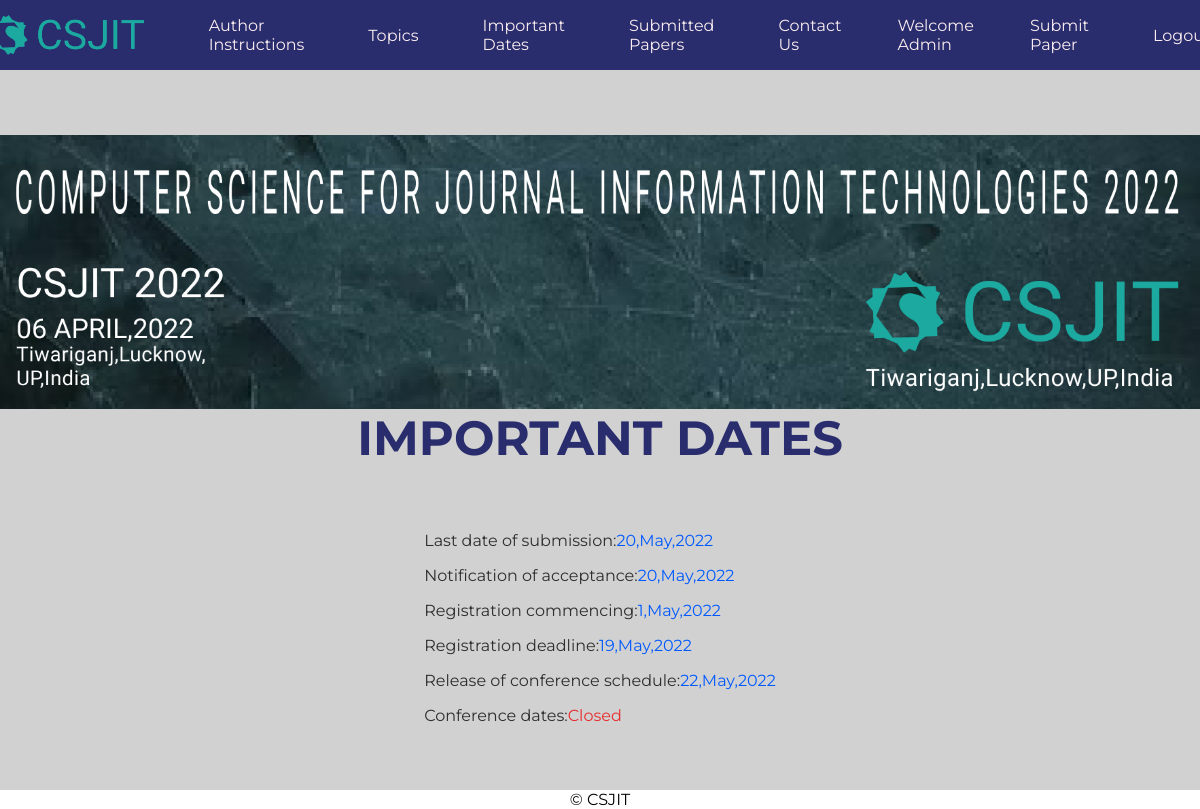
/dates/ (signed in), run on the app's committed database.
### app/models.py (models this page shows, shortened)
class date(models.Model):
    date_id=models.AutoField(primary_key=True)
    title=models.CharField(max_length=40)
    date=models.CharField(max_length=20)

### app/views.py (the view)
# urls.py: path('dates/',views.dates,name='dates'),
def dates(request):
    alldates = date.objects.all()
    return render(
        request,'dates.html',{'dates':alldates}
    )

### templates/dates.html
{% extends 'base.html' %}
{% block dates %}
<h1>
    IMPORTANT DATES
</h1>
<div class="dates">
    {% for date in dates %}
    <p>{{date.title}}:<span>{{date.date}}</span></p>
{% endfor %}
    <p>Conference dates:<span class='closed'>Closed</span></p>
</div>
{% endblock  %}

### templates/header.html
{%load static%}
{% block header %}
<nav>
  <a href="/">
    <img class="" src={% static "assets/csjit_header.png"%} alt="">
  </a>
  <a href="/instructions"> Author instructions </a>
  <a href="/topics"> Topics </a>
  <a href="/dates"> Important dates </a>
  <a href="/papers">Submitted papers </a>
  <a href="/contact"> Contact us </a>
  {% if user.is_authenticated %}
  Welcome {{request.user.username}}
  <a href="/submit-paper"> submit paper </a>
  <a href="/logout"> logout </a>
  {% else %}
  <a href="/register"> Register </a>
  <a href="/login"> login </a>
  {% endif %}
</nav>
{% endblock %}

### static/css/index.css (style rules this page uses)
* { margin: 0; padding: 0; font-family: "Montserrat", sans-serif; }
a { text-decoration: none; color: inherit; }
body { min-height: 100vh; }
nav { display: flex; align-items: center; justify-content: center; gap: 3rem; height: 70px; background: #292c6d; color: #faedf0; text-transform: capitalize; }
nav img { height: 3rem; }
nav a { display: flex; align-items: center; justify-content: center; padding: 0.5em; background: #292c6d; transition: all 0.5s ease-in-out; }
main h1 { color: #292c6d; font-size: 3em; margin-bottom: 4rem; }

### static/css/pages.css (style rules this page uses)
.dates { display: flex; flex-direction: column; gap: 1em; }
.dates p { color: rgb(46, 46, 46); }
.dates p span { color:rgb(0, 89, 255); }
.dates p .closed { color: rgb(232, 45, 45) !important; }

### data on the page
date: title "Last date of submission", date "20,May,2022"
date: title "Notification of acceptance", date "20,May,2022"
date: title "Registration commencing", date "1,May,2022"
date: title "Registration deadline", date "19,May,2022"
date: title "Release of conference schedule", date "22,May,2022"

### other printed values
{{ request.user.username }} "Admin"
